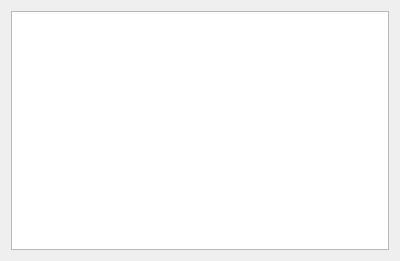
<?xml version="1.0" encoding="UTF-8"?>
<ui version="4.0">
 <class>Dialog</class>
 <widget class="QDialog" name="Dialog">
  <property name="geometry">
   <rect>
    <x>0</x>
    <y>0</y>
    <width>400</width>
    <height>261</height>
   </rect>
  </property>
  <property name="windowTitle">
   <string>Dialog</string>
  </property>
  <layout class="QHBoxLayout" name="horizontalLayout">
   <item>
    <widget class="QTableView" name="tableView"/>
   </item>
  </layout>
 </widget>
 <layoutdefault spacing="6" margin="11"/>
 <resources/>
 <connections/>
</ui>
